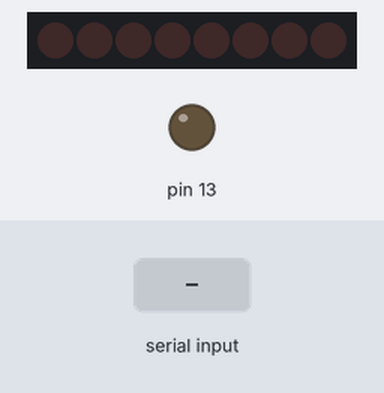
Bench run of a sketch on a simulated Arduino Mega 2560, built with avr-gcc and run on an emulated ATmega2560. Shown: 8 shift-register outputs drawn as a row of LEDs (first output left, lit = HIGH), output pins drawn as LEDs (lit = HIGH). Wiring (inferred from the names in the program): shift register (74HC595): data pin 9; shift clock pin 8; latch pin 7. Wiring (inferred from the signals the program sends): row of LEDs: on Q0, Q1, Q2, Q3, Q4, Q5, Q6, Q7. Inputs (shaded band) come from the test bench. Random numbers use the default seed unless the sketch sets one; pins used as bus, display or sensor lines are not drawn.

Above: at 1.2 s.
1.3 s: "1" received over the second serial link
2.9 s: "0" received over the second serial link
4.5 s: "2" received over the second serial link
Timing chart, 0 to 7.5 s (numbered marks = the images above; inputs shaded):
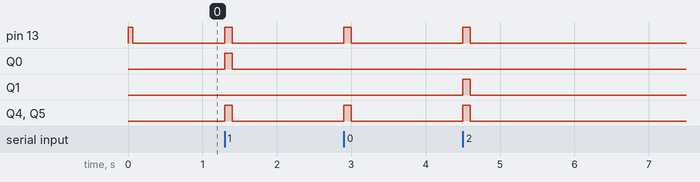

Measured:
- after the input at 1.3 s, pin 13, Q0, Q4, Q5: LOW → HIGH at once, → LOW 0.10 s later
- after the input at 2.9 s, pin 13, Q4, Q5: LOW → HIGH at once, → LOW 0.10 s later
- after the input at 4.5 s, pin 13, Q1, Q4, Q5: LOW → HIGH at once, → LOW 0.10 s later

The sketch:

fio_8bit_ttl_sr.ino
```cpp
//Joe Snider
//6/15
//
//receive ascii from a Serial connection and send pulses out on digital pins.
//
//10/15
//Now goes into a default mode of sending a double pulse of 20ms every 1-5 seconds
// (parameters set below, double check) if it hasn't heard from the
// XBee for a given time (100s).
//Potential problem: If this is actively sending the default pulse, then the wake
// pulse might be confused.
//
//3/16 updated for NYU to have default pulses every 20-30 seconds.
//
//11/16 updated to use a shift register. This turns on all the pins at the same time.

unsigned long pulseTime = 100;//ms
bool inPulseMode = false;
unsigned long pulseOffTime;
bool reportNextPulse = false;

unsigned long deafultPulseTime = 20;//ms
unsigned long deadTime = 100000;//ms //time to wait without anything from XBee
unsigned long lastPulseTime;
unsigned long nextDefaultPulse;
unsigned long defaultDelay[] = {20000, 21000, 22000, 23000, 24000, 25000, 26000, 27000, 28000, 29000, 30000};//ms
unsigned long nDelays = 11;//number of entries in the array above
bool inDefaultMode;

unsigned long latencyCheck = 0;

int latchPin = 7;
int clockPin = 8;
int dataPin = 9;

void setup() {
  Serial.begin(9600);
  Serial1.begin(9600);
  pinMode(A0, INPUT);
  pinMode(latchPin, OUTPUT);
  pinMode(dataPin, OUTPUT);
  pinMode(clockPin, OUTPUT);

  pinMode(13, OUTPUT);

  //start out in the default mode
  inDefaultMode = true;
  lastPulseTime = millis();
  randomSeed(analogRead(0));

  //while (!Serial);
  updateShiftRegister(0);
}

int inByte;

void loop() {
  if(Serial1.available() > 0 && !inPulseMode) {
    inByte = Serial1.read();

    updateShiftRegister(inByte);
    digitalWrite(13, HIGH);

    inDefaultMode = false;
    inPulseMode = true;

    lastPulseTime = millis();
    pulseOffTime = lastPulseTime + pulseTime;// may roll over

    //clear anything in serial
    while(Serial1.available() > 0) {
      Serial1.read();
    }
  }

  //turn off pulse, safe for roll-over
  if(inPulseMode && (long)(millis() - pulseOffTime) > 0) {
    updateShiftRegister(0);
    digitalWrite(13, LOW);
    inPulseMode = false;
  }

  //report the latency if we get a pulse on the standard serial port
  if(reportNextPulse && inPulseMode && analogRead(A0) > 255) {
    long latency = millis() - latencyCheck;
    reportNextPulse = false;
    Serial.print("latency: ");
    Serial.print(latency);
    Serial.println(" ms");
  }

  if(Serial.available()) {
    latencyCheck = millis(); //no worry about roll over, deal with it
    reportNextPulse = true;
    while(Serial.available() > 0) {
      Serial.read();
    }
  }

  //enter default mode after a delay, rollover safe
  if(!inDefaultMode && (long)(millis() - lastPulseTime - deadTime) > 0) {
    inDefaultMode = true;
    nextDefaultPulse = millis();
    updateShiftRegister(0);
    digitalWrite(13, LOW);
    inPulseMode = false;
  }

  if(inDefaultMode && (long)(millis() - nextDefaultPulse) > 0) {
    //this will block and delay the XBee trigger.
    //Have to add some sort of test to skip any allignment tags with a double tap within
    //  (about) 1us (10ms is probably reasonable, or just always skip the first one).

    digitalWrite(13, HIGH);
    updateShiftRegister(B11111111);
    delay(deafultPulseTime);
    updateShiftRegister(0);
    delay(deafultPulseTime);
    updateShiftRegister(B11111111);
    delay(deafultPulseTime);
    updateShiftRegister(0);
    digitalWrite(13, LOW);

    nextDefaultPulse = millis() + defaultDelay[random(nDelays)];
  }
}

//this sends whatever is stored in leds to the pins.
//It is big endian (I think, B00000001 fires pin 2 on the db25)
void updateShiftRegister(byte leds)
{
  byte mask = B10000000;
   digitalWrite(latchPin, LOW);
   for(int i = 0; i < 8; ++i) {
    digitalWrite(dataPin, LOW);
    if( (leds & mask) == mask) {
      digitalWrite(dataPin, HIGH);
    }
    digitalWrite(clockPin, HIGH);
    digitalWrite(clockPin, LOW);
    leds <<= 1;
   }
   //shiftOut(dataPin, clockPin, LSBFIRST, leds);
   digitalWrite(latchPin, HIGH);
}
```
